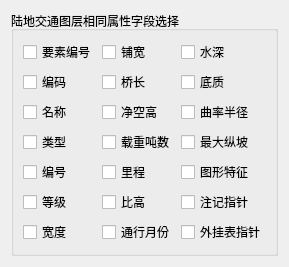
           <widget class="QWidget" name="tab_Layer_D">
            <attribute name="title">
             <string>陆地交通</string>
            </attribute>
            <layout class="QGridLayout" name="gridLayout_25">
             <item row="0" column="0">
              <widget class="QGroupBox" name="groupBox_D">
               <property name="title">
                <string>陆地交通图层相同属性字段选择</string>
               </property>
               <layout class="QGridLayout" name="gridLayout_11">
                <item row="0" column="0">
                 <widget class="QCheckBox" name="checkBox_YaoSuBianHao_D">
                  <property name="text">
                   <string>要素编号</string>
                  </property>
                 </widget>
                </item>
                <item row="0" column="1">
                 <widget class="QCheckBox" name="checkBox_PuKuan_D">
                  <property name="text">
                   <string>铺宽</string>
                  </property>
                 </widget>
                </item>
                <item row="0" column="2">
                 <widget class="QCheckBox" name="checkBox_ShuiShen_D">
                  <property name="text">
                   <string>水深</string>
                  </property>
                 </widget>
                </item>
                <item row="1" column="0">
                 <widget class="QCheckBox" name="checkBox_BianMa_D">
                  <property name="text">
                   <string>编码</string>
                  </property>
                 </widget>
                </item>
                <item row="1" column="1">
                 <widget class="QCheckBox" name="checkBox_QiaoChang_D">
                  <property name="text">
                   <string>桥长</string>
                  </property>
                 </widget>
                </item>
                <item row="1" column="2">
                 <widget class="QCheckBox" name="checkBox_DiZhi_D">
                  <property name="text">
                   <string>底质</string>
                  </property>
                 </widget>
                </item>
                <item row="2" column="0">
                 <widget class="QCheckBox" name="checkBox_MingCheng_D">
                  <property name="text">
                   <string>名称</string>
                  </property>
                 </widget>
                </item>
                <item row="2" column="1">
                 <widget class="QCheckBox" name="checkBox_JingKongGao_D">
                  <property name="text">
                   <string>净空高</string>
                  </property>
                 </widget>
                </item>
                <item row="2" column="2">
                 <widget class="QCheckBox" name="checkBox_QuLvBanJing_D">
                  <property name="text">
                   <string>曲率半径</string>
                  </property>
                 </widget>
                </item>
                <item row="3" column="0">
                 <widget class="QCheckBox" name="checkBox_LeiXing_D">
                  <property name="text">
                   <string>类型</string>
                  </property>
                 </widget>
                </item>
                <item row="3" column="1">
                 <widget class="QCheckBox" name="checkBox_ZaiZhongDunShu_D">
                  <property name="text">
                   <string>载重吨数</string>
                  </property>
                 </widget>
                </item>
                <item row="3" column="2">
                 <widget class="QCheckBox" name="checkBox_ZuiDaZongPo_D">
                  <property name="text">
                   <string>最大纵坡</string>
                  </property>
                 </widget>
                </item>
                <item row="4" column="0">
                 <widget class="QCheckBox" name="checkBox_BianHao_D">
                  <property name="text">
                   <string>编号</string>
                  </property>
                 </widget>
                </item>
                <item row="4" column="1">
                 <widget class="QCheckBox" name="checkBox_LiCheng_D">
                  <property name="text">
                   <string>里程</string>
                  </property>
                 </widget>
                </item>
                <item row="4" column="2">
                 <widget class="QCheckBox" name="checkBox_TuXingTeZheng_D">
                  <property name="text">
                   <string>图形特征</string>
                  </property>
                 </widget>
                </item>
                <item row="5" column="0">
                 <widget class="QCheckBox" name="checkBox_DengJi_D">
                  <property name="text">
                   <string>等级</string>
                  </property>
                 </widget>
                </item>
                <item row="5" column="1">
                 <widget class="QCheckBox" name="checkBox_BiGao_D">
                  <property name="text">
                   <string>比高</string>
                  </property>
                 </widget>
                </item>
                <item row="5" column="2">
                 <widget class="QCheckBox" name="checkBox_ZhuJiZhiZhen_D">
                  <property name="text">
                   <string>注记指针</string>
                  </property>
                 </widget>
                </item>
                <item row="6" column="0">
                 <widget class="QCheckBox" name="checkBox_KuanDu_D">
                  <property name="text">
                   <string>宽度</string>
                  </property>
                 </widget>
                </item>
                <item row="6" column="1">
                 <widget class="QCheckBox" name="checkBox_TongXingYueFen_D">
                  <property name="text">
                   <string>通行月份</string>
                  </property>
                 </widget>
                </item>
                <item row="6" column="2">
                 <widget class="QCheckBox" name="checkBox_WaiGuaBiaoZhiZhen_D">
                  <property name="text">
                   <string>外挂表指针</string>
                  </property>
                 </widget>
                </item>
               </layout>
              </widget>
             </item>
            </layout>
           </widget>
